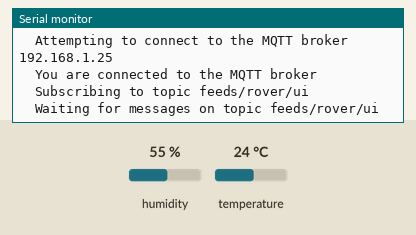
A sketch run on a simulated ESP8266 (NodeMCU). Shown: the last lines printed to the serial monitor. The inputs (shaded band) are chosen by the test bench; at power-on: humidity 55 %, temperature 24 °C. WiFi joins after 1.5 s; servers stay silent unless stated; no MQTT or app messages arrive unless stated.

Above: at 3.9 s.
4.0 s: humidity set to 22 %
At 6.2 s:
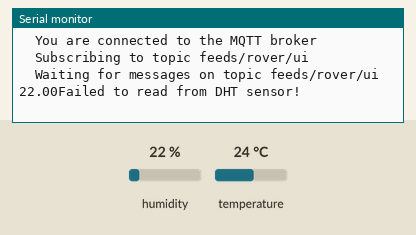
8.2 s: humidity set to 40 %
At 9.8 s:
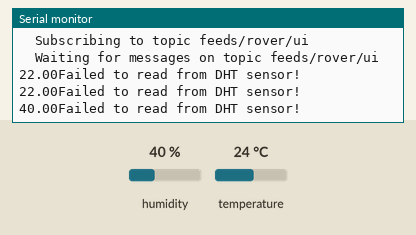

The sketch:

wifi.ino
```cpp
#include <ArduinoMqttClient.h>
#include <ESP8266WiFi.h>
#include <string>
// #include <chrono>
#include <iomanip>
#include <iostream>
// #include <NTPClient.h>
// #include <WiFiUdp.h>
#include <ArduinoJson.h>
#include <DHT.h>

#define DHTPIN 5
#define DHTTYPE DHT11

WiFiClient wifiClient;
MqttClient mqttClient(wifiClient);
// WiFiUDP ntpUDP;
// NTPClient timeClient(ntpUDP, "pool.ntp.org");

// home
const char ssid[] = "tenementfunster";
const char pass[] = "P3nnyTh3Mutt!";
const char broker[] = "192.168.1.25";

// hotspot
// const char ssid[] = "mp_iphone";
// const char pass[] = "bonjour!";
// const char broker[] = "172.20.10.6";

int        port     = 1883;
const char subscribe_topic[]  = "feeds/rover/ui";
const char status_topic[] = "feeds/rover/status";
const char feedback_topic[] = "feeds/rover/feedback";
const char err_topic[] = "feeds/rover/error";
const char debug_topic[] = "feeds/rover/debug";

DHT dht(DHTPIN, DHTTYPE);

void setup() {
  dht.begin();

  // if (!baro.begin()) {
  //   Serial.println("Couldnt find sensor");
  //   return;
  // }
  // initialize serial and wait for port to open:
  Serial.begin(9600);
  delay(10);

  while(!Serial);
  Serial.println("Starting...");

  // attempt to connect to WiFi network:
  Serial.print("  Attempting to connect to WPA SSID ");
  Serial.println(ssid);
  WiFi.begin(ssid, pass);
  while (WiFi.status() != WL_CONNECTED) {
    // failed, retry
    Serial.println("  Connecting...");
    delay(2500);
  }

  Serial.println("  You're connected to the network ");
  Serial.print("  ");
  Serial.println(WiFi.localIP());
  Serial.println();

  // timeClient.update();

  // each client must have a unique client ID
  mqttClient.setId("rover");

  // you can provide a username and password for authentication
  mqttClient.setUsernamePassword("rover", "bonjour!");

  Serial.print("  Attempting to connect to the MQTT broker ");
  Serial.println(broker);

  if (!mqttClient.connect(broker, port)) {
    Serial.print("  MQTT connection failed! Error code = ");
    Serial.println(mqttClient.connectError());

    while (1);
  }

  Serial.println("  You are connected to the MQTT broker ");
  Serial.println();

  mqttClient.beginMessage(status_topic);
  mqttClient.print("{ \"payload\": { \"message\": \"Sensor connected to broker!\" } }");
  mqttClient.endMessage();

  Serial.print("  Subscribing to topic ");
  Serial.println(subscribe_topic);
  Serial.println();

  // subscribe to a topic
  mqttClient.subscribe(subscribe_topic, 1);

  Serial.print("  Waiting for messages on topic ");
  Serial.println(subscribe_topic);
  Serial.println();
}

// todo: set date/time at wifi invocation; parse JSON
void loop() {

  // int messageSize = mqttClient.parseMessage();
  // if (messageSize) {
  //   char message[512];
  //   DynamicJsonDocument req(512);

  //   // get an MQTT message
  //   while (mqttClient.available()) {
  //     Serial.print((char)mqttClient.read());
  //   }

  delay(2000);

  // Reading temperature or humidity takes about 250 milliseconds!
  // Sensor readings may also be up to 2 seconds 'old' (its a very slow sensor)
  float h = dht.readHumidity();
  // Read temperature as Celsius (the default)
  // float t = dht.readTemperature();
  // Read temperature as Fahrenheit (isFahrenheit = true)
  // float f = dht.readTemperature(true);

  // Check if any reads failed and exit early (to try again).
  // if (isnan(h) || isnan(t) || isnan(f)) {
    Serial.print(h);
    Serial.println(F("Failed to read from DHT sensor!"));
    return;
  // }

  // Compute heat index in Fahrenheit (the default)
  // float hif = dht.computeHeatIndex(f, h);
  // Compute heat index in Celsius (isFahreheit = false)
  // float hic = dht.computeHeatIndex(t, h, false);

  // Serial.print(F("Humidity: "));
  // Serial.print(h);
  // Serial.print(F("%  Temperature: "));
  // Serial.print(t);
  // Serial.print(F("°C "));
  // Serial.print(f);
  // Serial.print(F("°F  Heat index: "));
  // Serial.print(hic);
  // Serial.print(F("°C "));
  // Serial.print(hif);
  // Serial.println(F("°F"));

    DynamicJsonDocument res(512);

    if (Serial.available()) {
      String resData = Serial.readString();
      Serial.print("Got serial data from sensor");

      // res["payload"]["res"] = resData;
      mqttClient.beginMessage(feedback_topic);
      mqttClient.print(res.as<String>());
      mqttClient.endMessage();
    }

    // mqttClient.beginMessage(debug_topic);
    // mqttClient.print(res.as<String>());
    // mqttClient.endMessage();

  // }
}
```

Measured:
- after the input at 4.0 s, the serial monitor: prints a new line after 0.74 s (image 1)
- after the input at 8.2 s, the serial monitor: prints a new line after 0.59 s (image 2)
